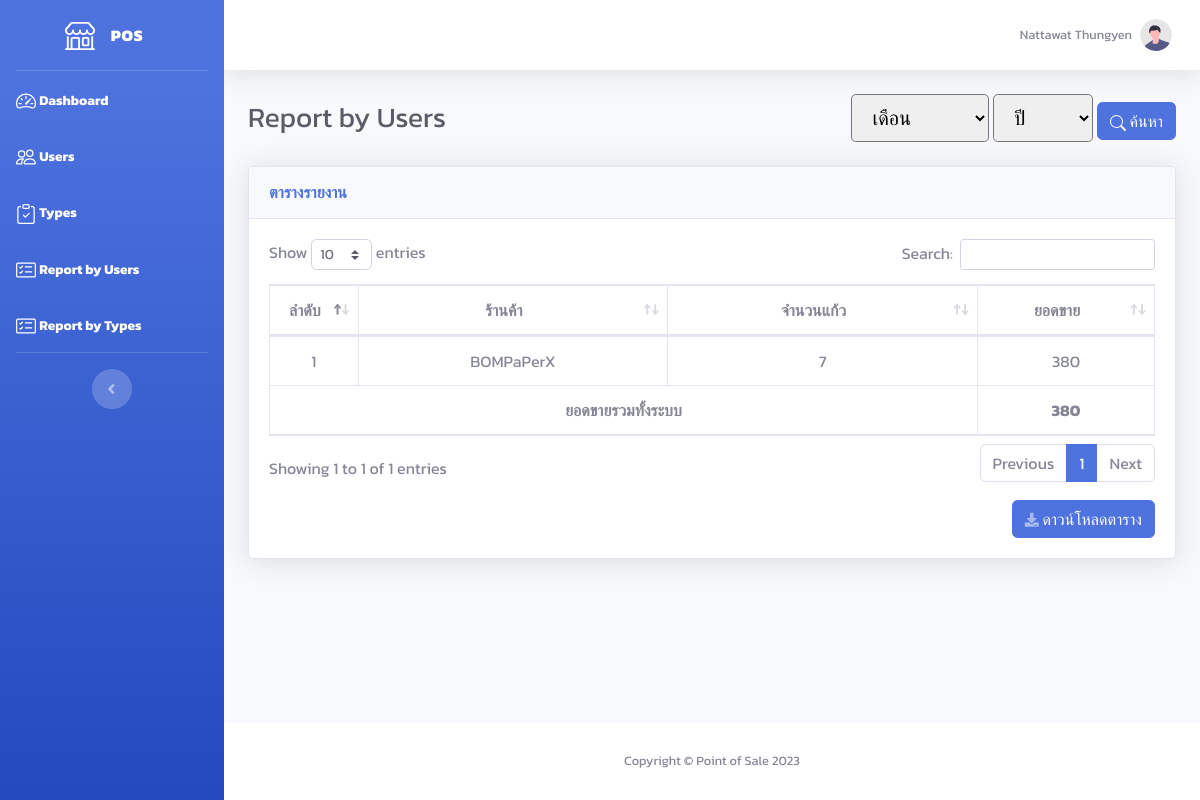
Page /admin/report_user.php (signed in) on the earlier database version.
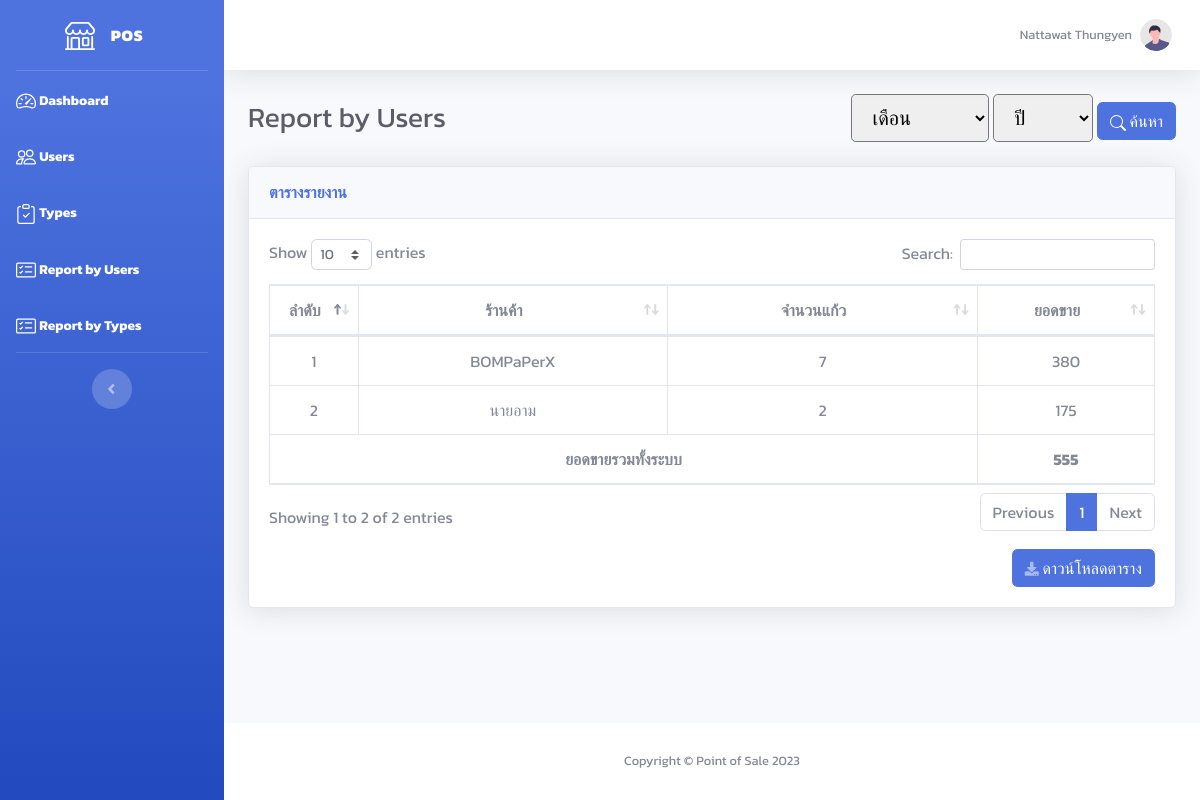
Same page on the later database version.
### tables this page shows
CREATE TABLE `user` (
  `user_id` int(10) NOT NULL,
  `email` varchar(255) NOT NULL,
  `password` varchar(255) NOT NULL,
  `status` tinyint(1) NOT NULL COMMENT '0=disable\r\n1=enable',
  `firstname` varchar(255) NOT NULL,
  `lastname` varchar(255) NOT NULL,
  `store` varchar(255) NOT NULL,
  `description` text NOT NULL,
  `img_path` text NOT NULL
);

### admin/report_user.php (the view, shortened to what the changed rows need)
<!DOCTYPE html>
<html lang="en">
<?php
require '../include/connect.php';
include '../include/header.php';
$report_data = $connect->prepare("SELECT * FROM user INNER JOIN product ON user.user_id = product.user_id INNER JOIN record ON product.product_id = record.product_id INNER JOIN payment ON record.no_receipt = payment.no_receipt GROUP BY user.user_id");
$report_data->execute();
$row_report = $report_data->fetchAll(PDO::FETCH_ASSOC);
?>
<body id="page-top">
    <div id="wrapper">
        <div id="content-wrapper" class="d-flex flex-column">
            <div id="content">
                <div class="container-fluid">
                    <div class="d-sm-flex align-items-center justify-content-between mb-4">
                        <h1 class="h3 mb-0 text-gray-800">Report by Users</h1>
                    </div>
                    <div class="card shadow mb-4">
                        <div class="card-body">
                            <div class="table-responsive">
                                <table class="table table-bordered" id="dataTable" width="100%" cellspacing="0">
                                    <thead>
                                        <tr>
                                            <th width="10%" class="text-center">ลำดับ</th>
                                            <th width="35%" class="text-center">ร้านค้า</th>
                                            <th width="35%" class="text-center">จำนวนแก้ว</th>
                                            <th width="20%" class="text-center">ยอดขาย</th>
                                        </tr>
                                    </thead>
                                    <tbody>
                                        <?php
                                        $all_price = 0;
                                        $j = 1;
                                        foreach ($row_report as $row) {
                                            $price = $connect->prepare("SELECT net_price, quantity FROM record INNER JOIN product ON record.product_id = product.product_id INNER JOIN user ON product.user_id = user.user_id WHERE user.user_id = '" . $row['user_id'] . "'");
                                            $price->execute();
                                            $row_price = $price->fetchAll(PDO::FETCH_ASSOC);
                                            $total_price = 0;
                                            $total_quantity = 0;
                                            foreach ($row_price as $rp) {
                                                $total_price += $rp['net_price'] * $rp['quantity'];
                                                $total_quantity += $rp['quantity'];
                                            }
                                            $all_price += $total_price;
                                        ?>
                                            <tr>
                                                <td class="text-center"><?= $j++ ?></td>
                                                <td class="text-center"><?= $row['store'] ?></td>
                                                <td class="text-center"><?= $total_quantity ?></td>
                                                <td class="text-center"><?= $total_price ?></td>
                                            </tr>
                                        <?php } ?>
                                    </tbody>
                                    <tfoot>
                                        <tr>
                                            <th colspan="3" class="text-center">ยอดขายรวมทั้งระบบ</th>
                                            <th class="text-center"><?= $all_price ?></th>
                                        </tr>
                                    </tfoot>
                                </table>
                            </div>
                            <button id="download_link" onClick="javascript:ExcelReport();" class="btn btn-primary float-right mt-3">
                                <i class="fas fa-download fa-sm text-white-50"></i> ดาวน์โหลดตาราง
                            </button>
                        </div>
                    </div>
                </div>
            </div>
        </div>
    </div>
</body>
</html>

Differences in the rows shown:
added user: store "นายอาม", total_quantity "2", total_price "175"
Other differences:
text written by a page script: "Show entries Search: Showing 1 to 1 of 1 entries Previous 1 Next" → "Show entries Search: Showing 1 to 2 of 2 entries Previous 1 Next"
$all_price: "380" → "555"
